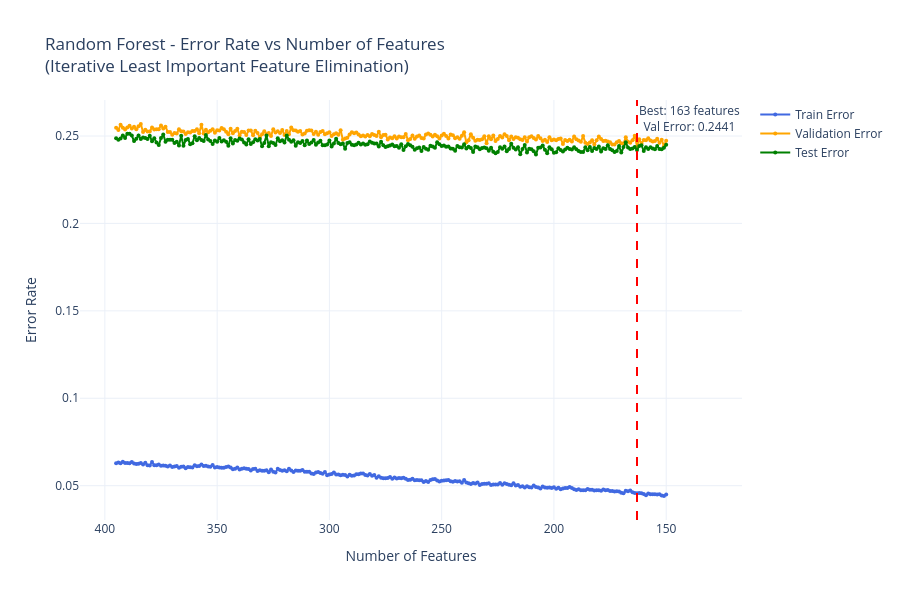

Here is the notebook cell this chart was saved with:
### Code cell
# Plot Errors
fig = go.Figure()

fig.add_trace(go.Scatter(
    x=n_features_list, y=train_errors,
    mode='lines+markers', name='Train Error',
    line=dict(color='royalblue', width=2),
    marker=dict(size=4)
))

fig.add_trace(go.Scatter(
    x=n_features_list, y=val_errors,
    mode='lines+markers', name='Validation Error',
    line=dict(color='orange', width=2),
    marker=dict(size=4)
))

fig.add_trace(go.Scatter(
    x=n_features_list, y=test_errors,
    mode='lines+markers', name='Test Error',
    line=dict(color='green', width=2),
    marker=dict(size=4)
))

# Mark the best validation error point
best_val_idx = np.argmin(val_errors)
best_n_features = n_features_list[best_val_idx]
best_val_error = val_errors[best_val_idx]

fig.add_vline(
    x=best_n_features, 
    line_dash='dash', 
    line_color='red',
    annotation_text=f'Best: {best_n_features} features<br>Val Error: {best_val_error:.4f}',
    annotation_position='top right'
)

fig.update_layout(
    title='Random Forest - Error Rate vs Number of Features<br>(Iterative Least Important Feature Elimination)',
    xaxis_title='Number of Features',
    yaxis_title='Error Rate',
    template='plotly_white',
    height=600,
    hovermode='x unified'
)

fig.update_xaxes(autorange='reversed')  # Reverse so we go from many to few features

fig.show()

print(f"\n{'='*60}")
print(f"RESULTS SUMMARY")
print(f"{'='*60}")
print(f"Baseline (all {n_features} features):")
print(f"  Train Error: {train_errors[0]:.4f}")
print(f"  Val Error:   {val_errors[0]:.4f}")
print(f"  Test Error:  {test_errors[0]:.4f}")
print(f"\nBest Configuration ({best_n_features} features):")
print(f"  Train Error: {train_errors[best_val_idx]:.4f}")
print(f"  Val Error:   {val_errors[best_val_idx]:.4f}")
print(f"  Test Error:  {test_errors[best_val_idx]:.4f}")
print(f"\nImprovement:")
print(f"  Val Error Change:  {val_errors[0] - best_val_error:+.4f}")
print(f"  Test Error Change: {test_errors[0] - test_errors[best_val_idx]:+.4f}")
print(f"  Features Removed:  {n_features - best_n_features}")

### Figure 1 — Plotly figure (JSON) as saved in the notebook; plotly's stock layout.template omitted (floating-point values rounded to 4 significant figures; data arrays with more than 128 entries replaced by an {"elided": "..."} marker saying what was removed)
{"data": [{"line": {"color": "royalblue", "width": 2}, "marker": {"size": 4}, "mode": "lines+markers", "name": "Train Error", "type": "scatter", "x": {"elided": "246 int values"}, "y": {"elided": "246 float values"}}, {"line": {"color": "orange", "width": 2}, "marker": {"size": 4}, "mode": "lines+markers", "name": "Validation Error", "type": "scatter", "x": {"elided": "246 int values"}, "y": {"elided": "246 float values"}}, {"line": {"color": "green", "width": 2}, "marker": {"size": 4}, "mode": "lines+markers", "name": "Test Error", "type": "scatter", "x": {"elided": "246 int values"}, "y": {"elided": "246 float values"}}], "layout": {"annotations": [{"showarrow": false, "text": "Best: 163 features<br>Val Error: 0.2441", "x": 163, "xanchor": "left", "xref": "x", "y": 1, "yanchor": "top", "yref": "y domain"}], "height": 600, "hovermode": "x unified", "shapes": [{"line": {"color": "red", "dash": "dash"}, "type": "line", "x0": 163, "x1": 163, "xref": "x", "y0": 0, "y1": 1, "yref": "y domain"}], "title": {"text": "Random Forest - Error Rate vs Number of Features<br>(Iterative Least Important Feature Elimination)"}, "xaxis": {"autorange": "reversed", "title": {"text": "Number of Features"}}, "yaxis": {"title": {"text": "Error Rate"}}}}
